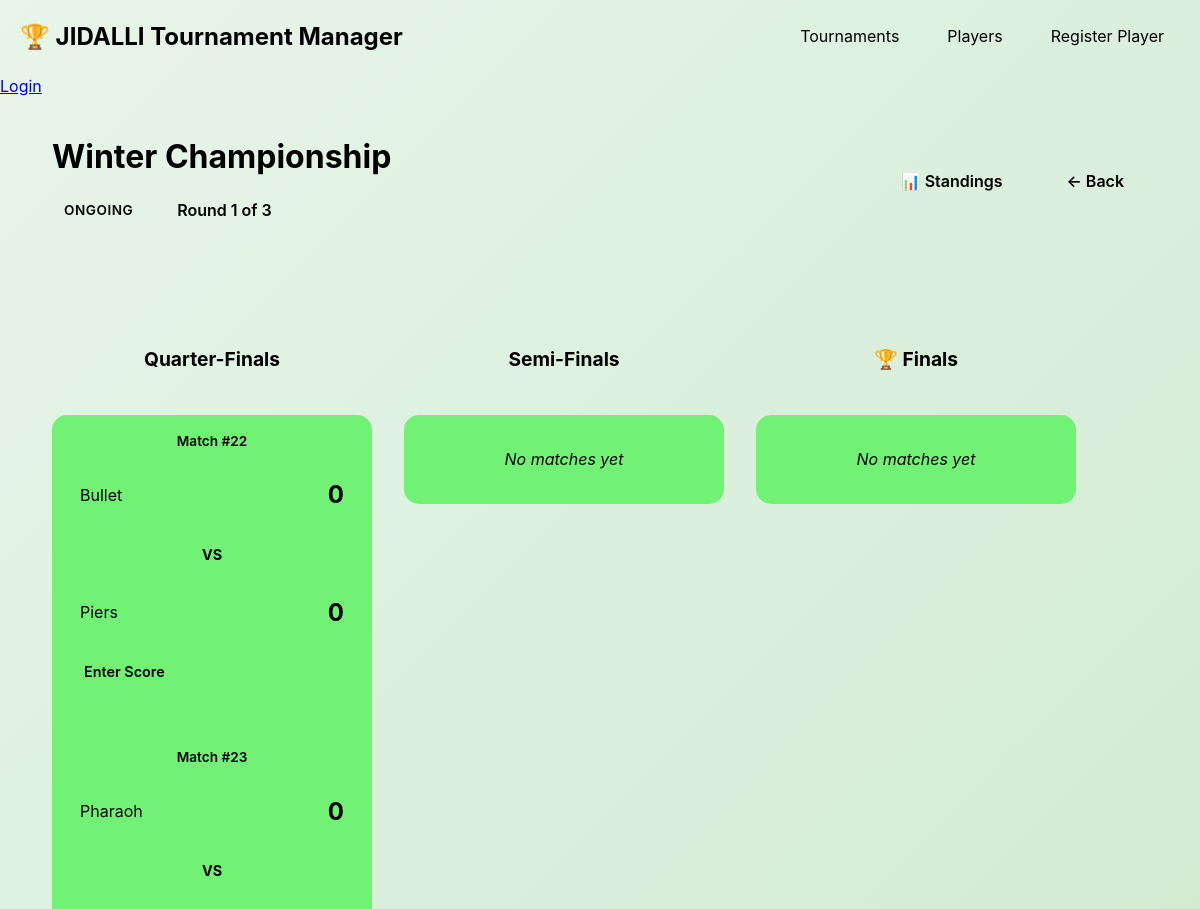
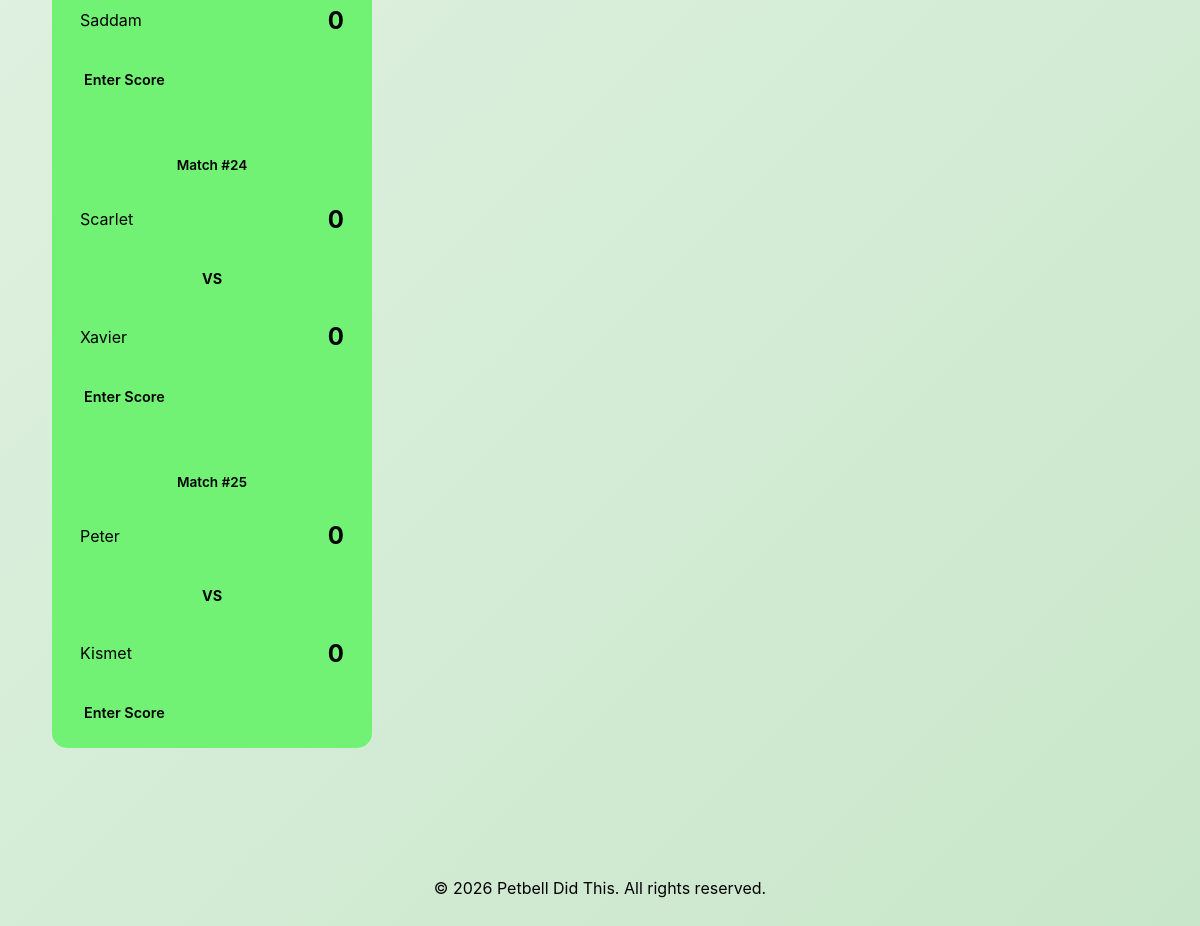
Before: /tournaments/4 with the older database file (2 pictures, top to bottom).
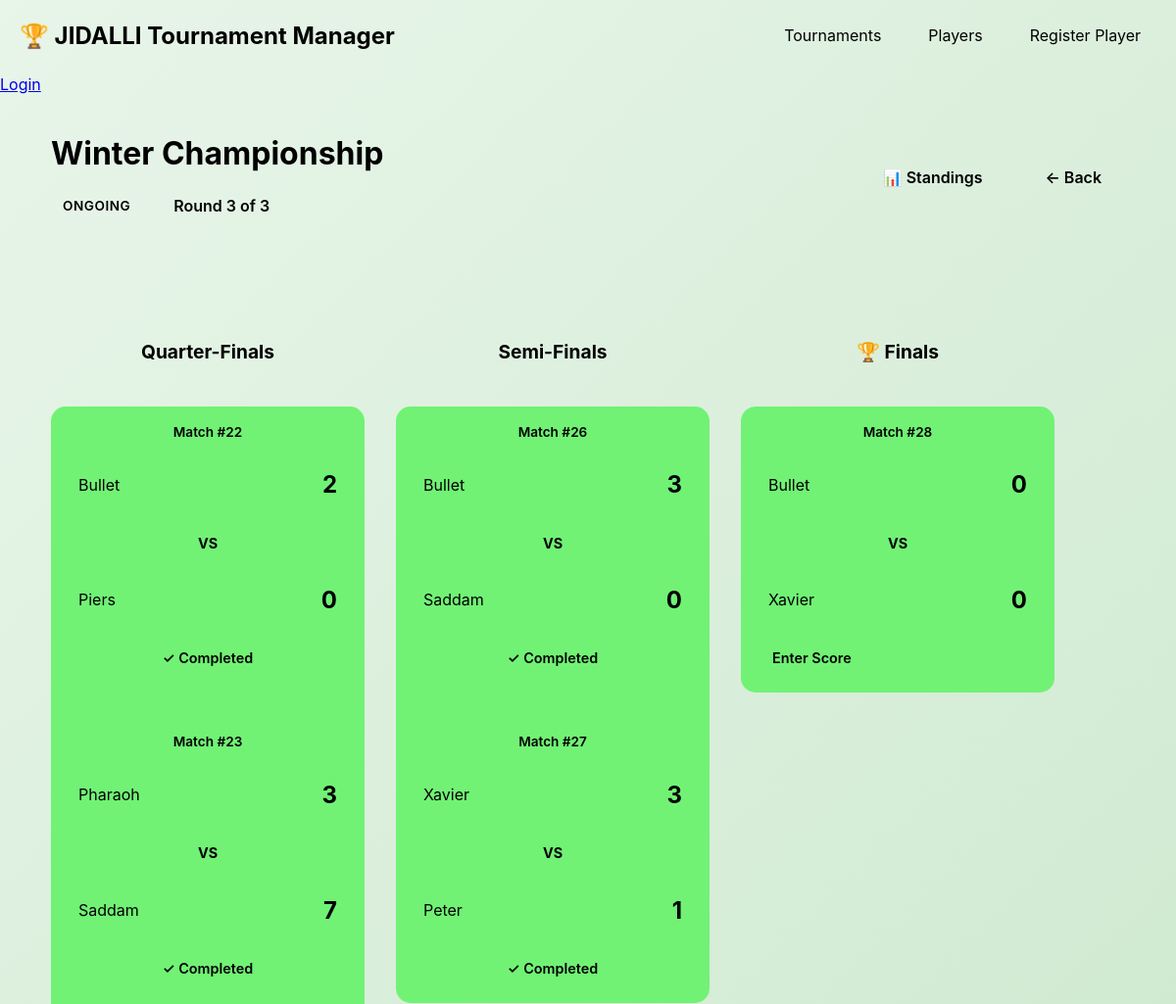
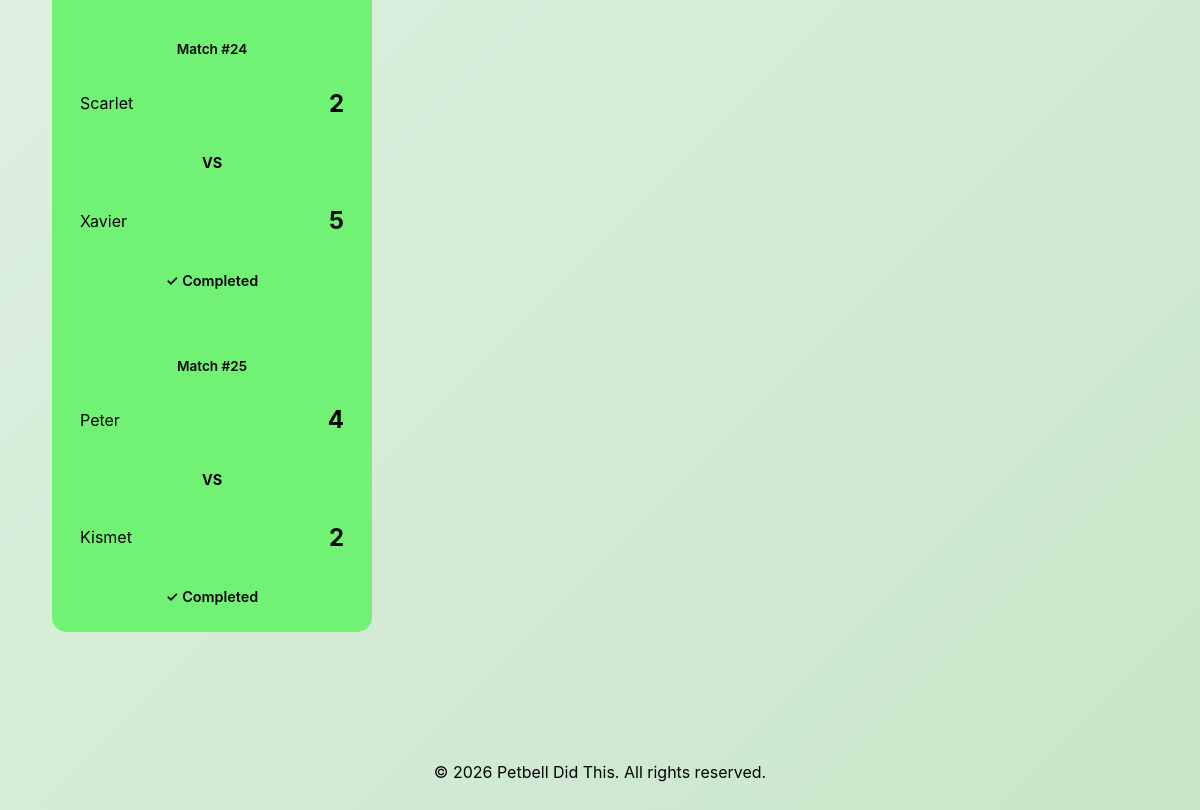
After: the same page with the newer database file (2 pictures, top to bottom).
### models.py (models this page shows)
class Tournament (SQLModel, table=True):
    tournament_id: int = Field(default=None, primary_key=True)
    name: str
    status: str
    number_of_teams: int
    current_round: int
    total_rounds: int
    winner_id: int | None = None

class Match (SQLModel, table=True):
    match_id: int = Field(default=None, primary_key=True)
    tournament_id: int = Field(foreign_key="tournament.tournament_id")
    round_num: int
    team1_id: str
    team2_id : str
    team1_score : int | None = None
    team2_score : int | None = None
    winner_id: int | None = None
    loser_id : int | None = None
    status: str

class Player(SQLModel, table=True):
    player_id: int = Field(default=None, primary_key=True)
    name: str
    email: str
    games: list["Game"] = Relationship(back_populates="player")

### game.py (the view)
@app.get("/tournaments/{tournament_id}", response_class=HTMLResponse)
async def tournament_bracket_view(
    request: Request,
    tournament_id: int,
    session: sessionDep
):
    tournament = session.get(Tournament, tournament_id)
    if not tournament:
        raise HTTPException(status_code=404, detail="Tournament not found")
    matches = session.exec(
        select(Match).where(Match.tournament_id == tournament_id)
        .order_by(Match.round_num)
    ).all()
    matches_by_round = {}
    for match in matches:
        if match.round_num not in matches_by_round:
            matches_by_round[match.round_num] = []
        matches_by_round[match.round_num].append(match)
    player_ids = set()
    for match in matches:
        if match.team1_id:
            player_ids.add(int(match.team1_id))
        if match.team2_id:
            player_ids.add(int(match.team2_id))
    players_list = session.exec(
        select(Player).where(Player.player_id.in_(player_ids))
    ).all()
    players = {str(p.player_id): p for p in players_list}
    return templates.TemplateResponse(
        "tournament_bracket.html",
        {
            "request": request,
            "tournament": tournament,
            "matches_by_round": matches_by_round,
            "players": players
        }
    )

### templates/tournament_bracket.html (shortened to what this page needs)
{% extends "base.html" %}
{% block content %}
<div class="tournament-header">
    <div class="header-content">
        <h1>{{ tournament.name }}</h1>
        <div class="tournament-meta">
            <span class="badge badge-{{ tournament.status }}">{{ tournament.status }}</span>
            <span class="round-info">Round {{ tournament.current_round }} of {{ tournament.total_rounds }}</span>
        </div>
    </div>
    <div class="header-actions">
        <a href="/tournaments/{{ tournament.tournament_id }}/standings" class="btn btn-outline">📊 Standings</a>
        <a href="/" class="btn btn-secondary">← Back</a>
    </div>
</div>
<div class="bracket-container">
    {% for round_num in range(1, tournament.total_rounds + 1) %}
    <div class="round-column {% if round_num == tournament.current_round %}current-round{% endif %}">
        <h2 class="round-title">
            {% if round_num == tournament.total_rounds %}
                🏆 Finals
            {% elif round_num == tournament.total_rounds - 1 %}
                Semi-Finals
            {% elif round_num == tournament.total_rounds - 2 %}
                Quarter-Finals
            {% else %}
                Round {{ round_num }}
            {% endif %}
        </h2>
        <div class="matches-list">
            {% if round_num in matches_by_round %}
                {% for match in matches_by_round[round_num] %}
                <div class="match-card {% if match.status == 'completed' %}completed{% elif match.status == 'pending' and round_num == tournament.current_round %}active{% else %}future{% endif %}">
                    <div class="match-number">Match #{{ match.match_id }}</div>
                    <div class="team {% if match.winner_id == match.team1_id|string %}winner{% endif %}">
                        <div class="team-info">
                            <span class="team-name">
                                {% if match.team1_id in players %}
                                    {{ players[match.team1_id].name }}
                                {% else %}
                                    Player {{ match.team1_id }}
                                {% endif %}
                            </span>
                        </div>
                        <span class="score">{{ match.team1_score }}</span>
                    </div>
                    <div class="vs-divider">VS</div>
                    <div class="team {% if match.winner_id == match.team2_id|string %}winner{% endif %}">
                        <div class="team-info">
                            <span class="team-name">
                                {% if match.team2_id in players %}
                                    {{ players[match.team2_id].name }}
                                {% else %}
                                    Player {{ match.team2_id }}
                                {% endif %}
                            </span>
                        </div>
                        <span class="score">{{ match.team2_score }}</span>
                    </div>
                    {% if match.status == 'pending' and round_num == tournament.current_round %}
                        <a href="/tournaments/{{ tournament.tournament_id }}/matches/{{ match.match_id }}/score" class="btn btn-small btn-primary">Enter Score</a>
                    {% elif match.status == 'completed' %}
                        <div class="match-status">✓ Completed</div>
                    {% else %}
                        <div class="match-status">⏳ Pending</div>
                    {% endif %}
                </div>
                {% endfor %}
            {% else %}
                <div class="no-matches">No matches yet</div>
            {% endif %}
        </div>
    </div>
    {% endfor %}
</div>
{% endblock %}

### templates/base.html (shortened to what this page needs)
<!DOCTYPE html>
<html lang="en">
<head>
    <link rel="stylesheet" href="/static/style.css">
</head>
<body>
    <nav>
        <div class="container">
            <a href="/" class="logo">🏆 JIDALLI Tournament Manager</a>
            <div class="nav-links">
                <a href="/">Tournaments</a>
                <a href="/players">Players</a>
                <a href="/players/create">Register Player</a>
            </div>
        </div>
    </nav>
        <div class="user-info">
    {% if user %}
        Logged in as <strong>{{ user.username }}</strong> | <a href="/logout">Logout</a>
    {% else %}
        <a href="/login" class="login-link">Login</a>
    {% endif %}
</div>
    <main class="container">
        {% block content %}{% endblock %}
    </main>
    <footer>
        <div class="container">
            <p>&copy; 2026 Petbell Did This. All rights reserved.</p>
        </div>
    </footer>
</body>
</html>

### static/style.css (style rules this page uses)
* { margin: 0; padding: 0; box-sizing: border-box; }
body { font-family: -apple-system, BlinkMacSystemFont, 'Segoe UI', Roboto, Oxygen, Ubuntu, Cantarell, sans-serif; line-height: 1.6; color: var(--text-dark); background: linear-gradient(135deg, #e8f5e9 0%, #c8e6c9 100%); min-height: 100vh; }
.container { max-width: 1400px; margin: 0 auto; padding: 0 20px; }
nav { background: linear-gradient(135deg, var(--dark-green) 0%, var(--dark-bg) 100%); color: var(--white); padding: 1rem 0; box-shadow: var(--shadow-md); position: sticky; top: 0; z-index: 100; }
nav .container { display: flex; justify-content: space-between; align-items: center; }
.logo { font-size: 1.5rem; font-weight: bold; color: var(--white); text-decoration: none; transition: transform 0.2s; }
.nav-links { display: flex; gap: 1rem; }
.nav-links a { color: var(--white); text-decoration: none; padding: 0.5rem 1rem; border-radius: 6px; transition: all 0.3s; }
main { padding: 2rem 0; min-height: calc(100vh - 200px); }
.btn { display: inline-block; padding: 0.75rem 1.5rem; border-radius: 8px; text-decoration: none; border: none; cursor: pointer; font-size: 1rem; font-weight: 600; transition: all 0.3s; text-align: center; }
.btn-primary { background: linear-gradient(135deg, var(--primary-green) 0%, var(--dark-green) 100%); color: var(--white); box-shadow: var(--shadow-sm); }
.btn-secondary { background: var(--light-gray); color: var(--text-dark); }
.btn-outline { background: transparent; border: 2px solid var(--primary-green); color: var(--primary-green); }
.btn-small { padding: 0.5rem 1rem; font-size: 0.9rem; }
.badge { padding: 0.25rem 0.75rem; border-radius: 20px; font-size: 0.85rem; font-weight: 600; text-transform: uppercase; letter-spacing: 0.5px; }
.badge-ongoing { background: var(--pale-green); color: var(--dark-green); }
.tournament-header { background: var(--white); padding: 2rem; border-radius: 12px; box-shadow: var(--shadow-sm); margin-bottom: 2rem; display: flex; justify-content: space-between; align-items: center; }
.header-content h1 { color: var(--dark-green); margin-bottom: 0.5rem; }
.tournament-meta { display: flex; gap: 1rem; align-items: center; }
.round-info { background: var(--pale-green); padding: 0.5rem 1rem; border-radius: 20px; font-weight: 600; color: var(--dark-green); }
.header-actions { display: flex; gap: 1rem; }
.bracket-container { display: flex; gap: 2rem; overflow-x: auto; padding: 2rem; background: var(--white); border-radius: 12px; box-shadow: var(--shadow-sm); }
.round-column { min-width: 320px; flex-shrink: 0; }
.round-column.current-round .round-title { background: linear-gradient(135deg, var(--primary-green) 0%, var(--dark-green) 100%); color: var(--white); }
.round-title { background: var(--pale-green); color: var(--dark-green); padding: 1rem; border-radius: 8px; text-align: center; font-size: 1.2rem; margin-bottom: 1.5rem; font-weight: bold; }
.matches-list { display: flex; flex-direction: column; gap: 1.5rem; background-color: #71f275; border-radius: 15px; box-shadow: cadetblue 0px 4px 8px rgba(0,0,0,0.1); }
.match-card { background: #fafafa; border: 2px solid var(--light-gray); border-radius: 12px; padding: 1rem; transition: all 0.3s; }
.match-card.active { border-color: var(--primary-green); background: var(--white); box-shadow: var(--shadow-md); }
.match-card.completed { border-color: var(--success); background: var(--pale-green); }
.match-number { text-align: center; color: var(--text-light); font-size: 0.85rem; margin-bottom: 0.75rem; font-weight: 600; }
.team { display: flex; justify-content: space-between; align-items: center; padding: 0.75rem; background: var(--white); border-radius: 8px; margin: 0.5rem 0; transition: all 0.3s; }
.team-info { display: flex; align-items: center; gap: 0.5rem; }
.team-name { font-size: 1rem; }
.score { font-size: 1.5rem; font-weight: bold; color: var(--primary-green); }
.vs-divider { text-align: center; font-weight: bold; color: var(--text-light); padding: 0.5rem 0; font-size: 0.9rem; }
.match-status { text-align: center; padding: 0.5rem; margin-top: 0.5rem; border-radius: 6px; font-size: 0.9rem; font-weight: 600; }
footer { background: var(--dark-bg); color: var(--white); padding: 2rem 0; margin-top: 4rem; text-align: center; }

Changed rows visible on the page:
changed Tournament "Winter Championship": current_round "1" → "3"
changed Match id 22: team1_score "0" → "2"; status "pending" → "completed" (drawn)
changed Match id 23: team1_score "0" → "3"; team2_score "0" → "7"; status "pending" → "completed" (drawn)
changed Match id 24: team1_score "0" → "2"; team2_score "0" → "5"; status "pending" → "completed" (drawn)
changed Match id 25: team1_score "0" → "4"; team2_score "0" → "2"; status "pending" → "completed" (drawn)
added Match: match_id "26", {{ players[match.team1_id].name }} "Bullet", team1_score "3", {{ players[match.team2_id].name }} "Saddam", team2_score "0", status "✓ Completed"
added Match: match_id "27", {{ players[match.team1_id].name }} "Xavier", team1_score "3", {{ players[match.team2_id].name }} "Peter", team2_score "1", status "✓ Completed"
added Match: match_id "28", {{ players[match.team1_id].name }} "Bullet", team1_score "0", {{ players[match.team2_id].name }} "Xavier", team2_score "0"
Other visible differences:
list line gone: "Enter Score"
new list line: "✓ Completed"
list line gone: "No matches yet"
